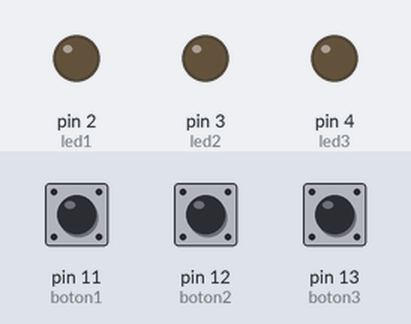
The sketch below on a simulated Arduino Uno, built with avr-gcc and run on an emulated ATmega328P. Shown: output pins drawn as LEDs (lit = HIGH). The inputs (shaded band) are chosen by the test bench; at power-on: pin 11 (boton1) LOW, pin 12 (boton2) LOW, pin 13 (boton3) LOW.

Above: at 1.2 s.
1.3 s: pin 11 (boton1) pulled HIGH for 0.15 s
At 2.4 s:
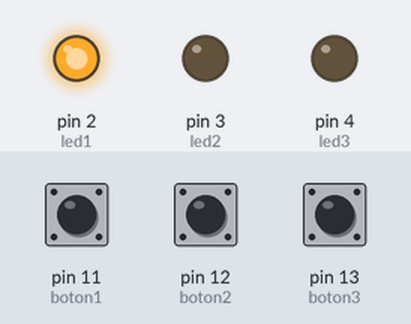
2.9 s: pin 12 (boton2) pulled HIGH for 0.15 s
At 3.6 s:
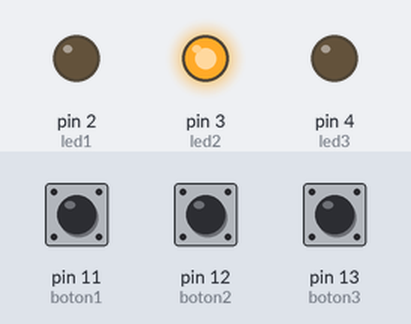
4.5 s: pin 13 (boton3) pulled HIGH for 0.15 s
At 4.8 s:
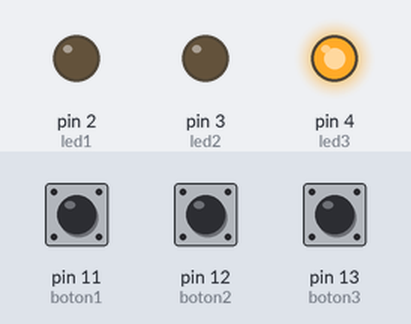
6.1 s: pin 11 (boton1) pulled HIGH for 1 s
At 7.2 s:
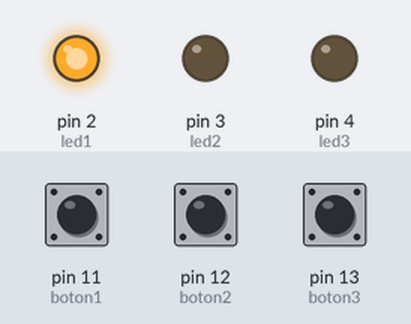
8.6 s: pin 12 (boton2) pulled HIGH for 1 s
At 9.2 s:
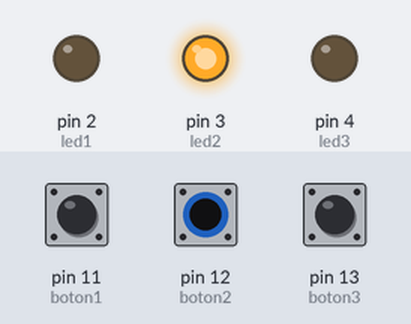
11.1 s: pin 11 (boton1) driven HIGH and pin 13 (boton3) driven HIGH
At 12.5 s:
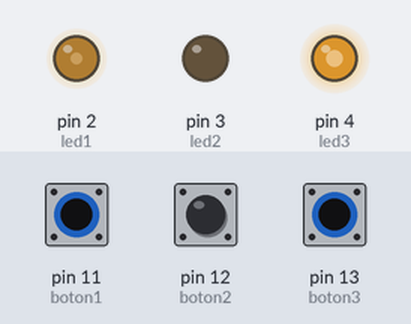
Timing chart, 0 to 13.6 s (numbered marks = the images above; inputs shaded):
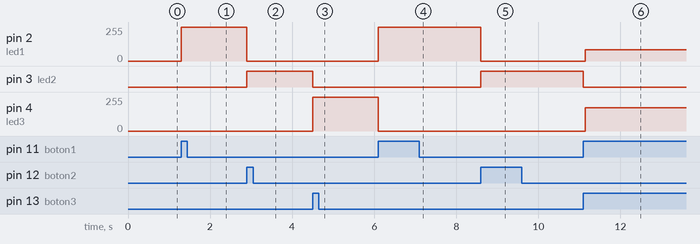

Measured:
- after the input at 1.3 s, pin 2 (led1): 0/255 → 255/255 at once
- after the input at 2.9 s, pin 2 (led1): 255/255 → 0/255 at once; pin 3 (led2): LOW → HIGH at once
- after the input at 4.5 s, pin 3 (led2): HIGH → LOW at once; pin 4 (led3): 0/255 → 255/255 at once
- after the input at 6.1 s, pin 2 (led1): 0/255 → 255/255 at once; pin 4 (led3): 255/255 → 0/255 at once
- after the input at 8.6 s, pin 2 (led1): 255/255 → 0/255 at once; pin 3 (led2): LOW → HIGH at once
- after the input at 11.1 s, pin 2 (led1): 0/255 → 84/255 at once; pin 3 (led2): HIGH → LOW at once; pin 4 (led3): 0/255 → 173/255 at once

The sketch:

Comunicacion_python_ino.ino
```cpp
int led1 = 2;
int led2 = 3;
int led3 = 4;
int boton1 = 11;
int boton2 = 12;
int boton3 = 13;
int estado1;
int estado2;
int estado3;

void setup(){
  pinMode(led1, OUTPUT);
  pinMode(led2, OUTPUT);
  pinMode(led3 ,OUTPUT);
  pinMode(boton1, INPUT);
  pinMode(boton2, INPUT);
  pinMode(boton3, INPUT);
}
void loop(){
  estado1 = digitalRead(boton1);
  estado2 = digitalRead(boton2);
  estado3 = digitalRead(boton3);
  if(estado1 == 1){
    digitalWrite(led1, HIGH);
    digitalWrite(led2, LOW);
    digitalWrite(led3, LOW);
   }
  if(estado2 == 1){
    digitalWrite(led1, LOW);
    digitalWrite(led2, HIGH);
    digitalWrite(led3, LOW);
   }
  if(estado3 == 1){
    digitalWrite(led1, LOW);
    digitalWrite(led2, LOW);
    digitalWrite(led3, HIGH);
   }

}
```
